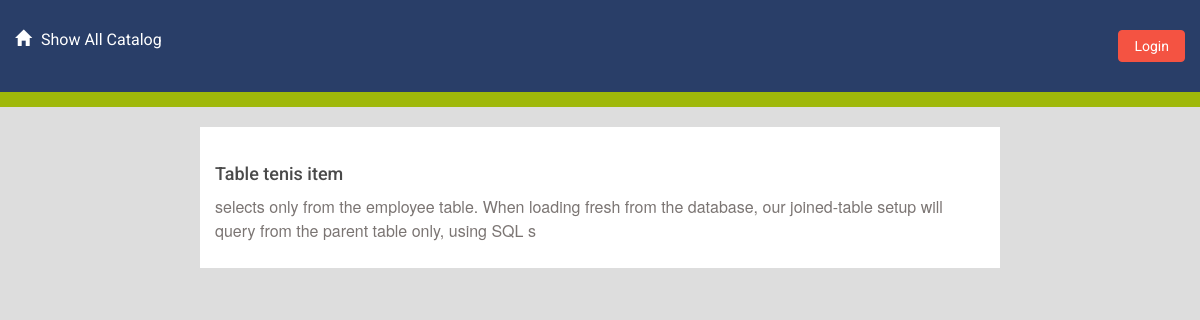
Page /catalog/tabletenis/item/table-tenis-item/ on the committed database.
### database_setup.py (models this page shows, shortened)
class Item(Base):
    __tablename__ = 'item'
    name = Column(String(80), nullable=False)
    id = Column(Integer, primary_key=True)
    slug = Column(String(250), nullable=False)
    description = Column(String(250))
    catalog_id = Column(Integer, ForeignKey('catalog.id'))
    catalog = relationship(Catalog)
    user_id = Column(Integer, ForeignKey('user.id'))
    user = relationship(User)

### application.py (the view)
@app.route('/catalog/<string:catalog_slug>/item/<string:item_slug>/')
def showItem(catalog_slug,item_slug):
    catalog = session.query(Catalog).filter_by(slug=catalog_slug).one()
    item = session.query(Item).filter_by(
        slug=item_slug).one()
    return render_template('single-item.html', item=item, catalog = catalog)

### templates/single-item.html (shortened to what this page needs)
{% extends "main.html" %}
{% block content %}
{% include "header.html" %}
	<div class="row divider green">
		<div class="col-md-12"></div>
	</div>
<div class="container main-wrap">
	<div class="item-details">
		<h3>{{ item.name }}</h3>
		<p>{{ item.description }}</p>
	</div>
</div>
{% endblock %}

### static/styles.css (style rules this page uses)
* { font-family: "Helvetica Neue Bold", Roboto, Helvetica, Arial, sans-serif; font-weight: 700; }
body { background: #ddd; }
h3 { font-size: 18px; color: #4A4A4A; line-height: 23px; }
p { font-family: "Helvetica Neue", Roboto, Helvetica, Arial, sans-serif; font-size: 16px; color: #7B7573; line-height: 24px; font-weight: 400; }
.divider { height: 15px; }
.divider.green { background-color: #9FB80A; }
.main-wrap { max-width: 800px; margin: 20px auto; background: #fff; padding: 15px; }

### rows in the picture
Item: name "Table tenis item", description "selects only from the employee table. When loading fresh from the database, our joined-table setup will query from the parent table only, using SQL s"
